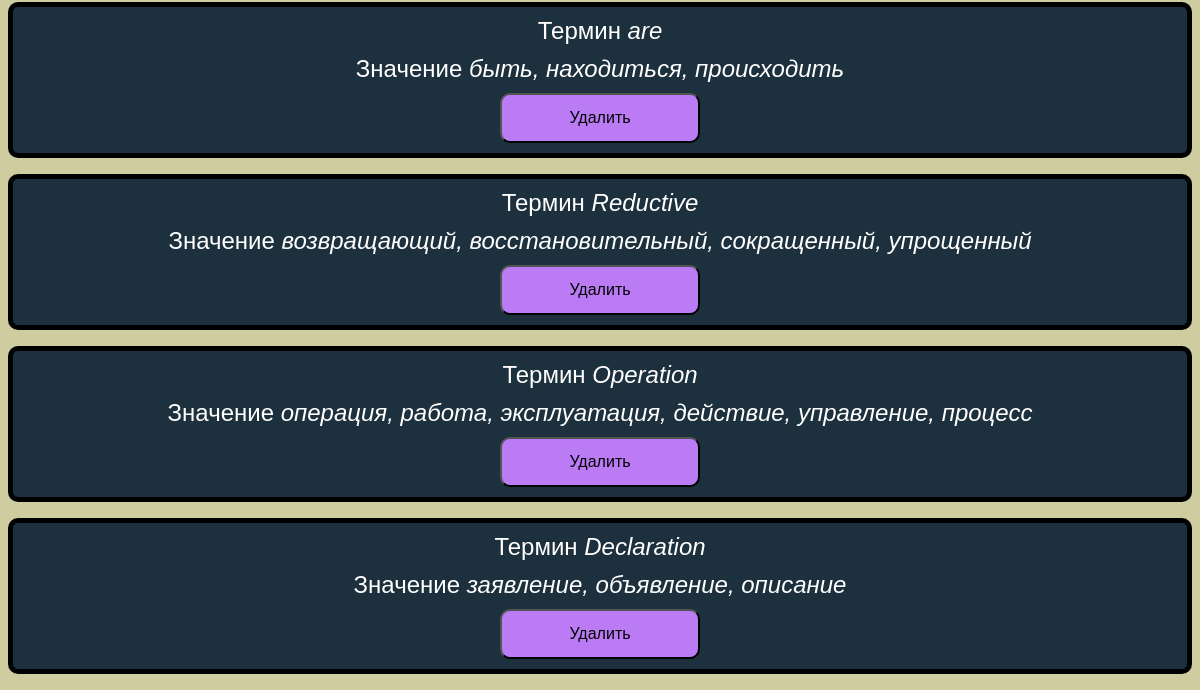
The page /flashcard/ (signed in, lower part) on the database as committed earlier.
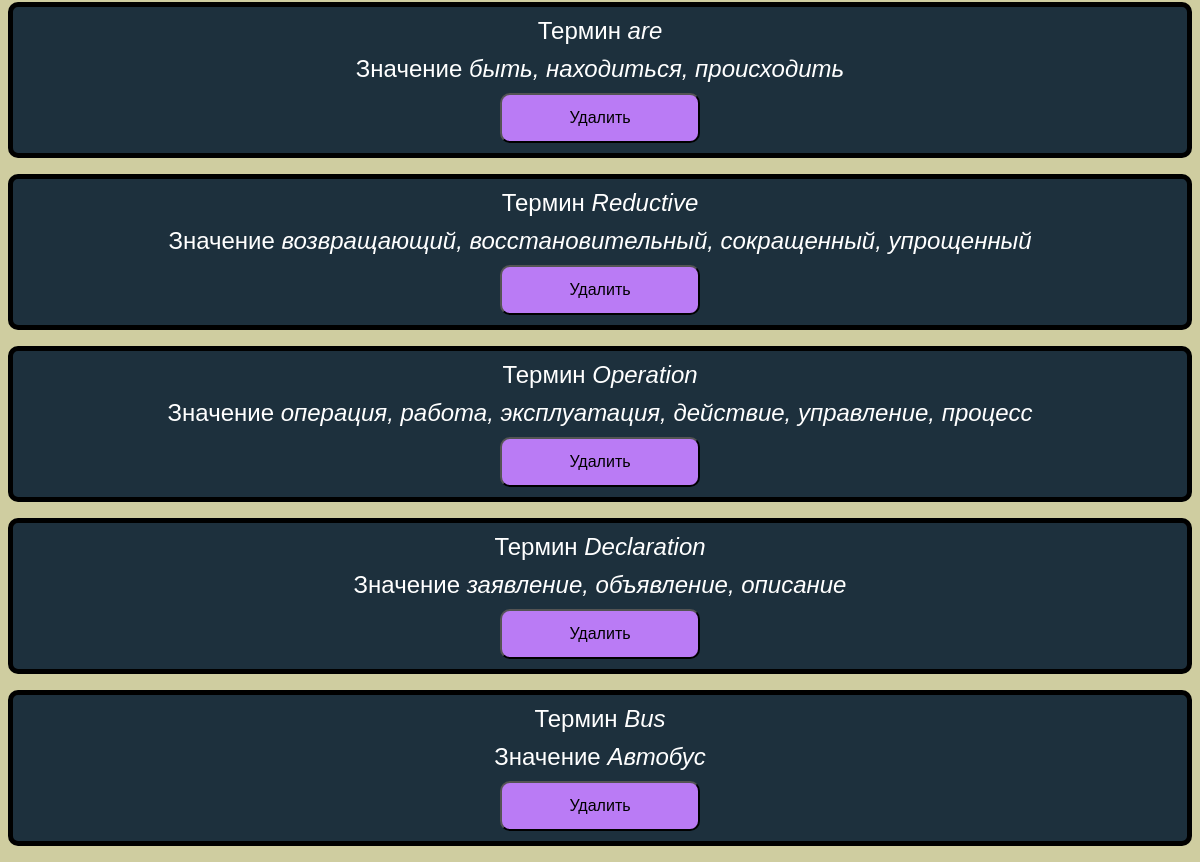
The same page on the database as committed later.
### flashcards/models.py (models this page shows, shortened)
class Flashcards(models.Model):
    user = models.ForeignKey(User, on_delete=models.CASCADE)
    subject = models.CharField(max_length=50, blank=True, null=True, verbose_name='Категория')
    term = models.CharField(max_length=100, verbose_name='Термин')
    meaning = models.CharField(max_length=250, verbose_name='Значение')
    term_photo = models.ImageField(upload_to='photos', blank=True, null=True)
    meaning_photo = models.ImageField(upload_to='photos', blank=True, null=True)

### flashcards/views.py (the view)
# urls.py: path('flashcard/', views.flashcard, name='flashcard'),
@login_required
def flashcard(request):  # Функция просмотра существующих карточек
    flashcards = Flashcards.objects.filter(user=request.user)
    return render(request, 'flashcards/flashcard.html', {'flashcards': flashcards})

### flashcards/templates/flashcards/flashcard.html (shortened to what this page needs)
<!DOCTYPE html>
{% load static %}
<html lang="en">
<head>
    <link rel="stylesheet" href="{% static 'css/style.css' %}">
</head>
<body>
{% for flashcard in flashcards%}
    <ul>
        <li><div class="blockFlashcard">
            <div><span class="depiction">Термин</span><span class="values"> {{ flashcard.term }}</span></div>
            <div><span class="depiction">Значение</span><span class="values"> {{ flashcard.meaning }}</span></div>
            <div>
                <form method="post" action="{% url 'delete_flashcard' flashcard.id %}">
                    <button>Удалить</button>
                </form></div>
    </div></li>
    </ul>
{%endfor%}
</body>
</html>

Rows that differ between the two databases and show on the page:
added Flashcards: term "Bus", meaning "Автобус"
